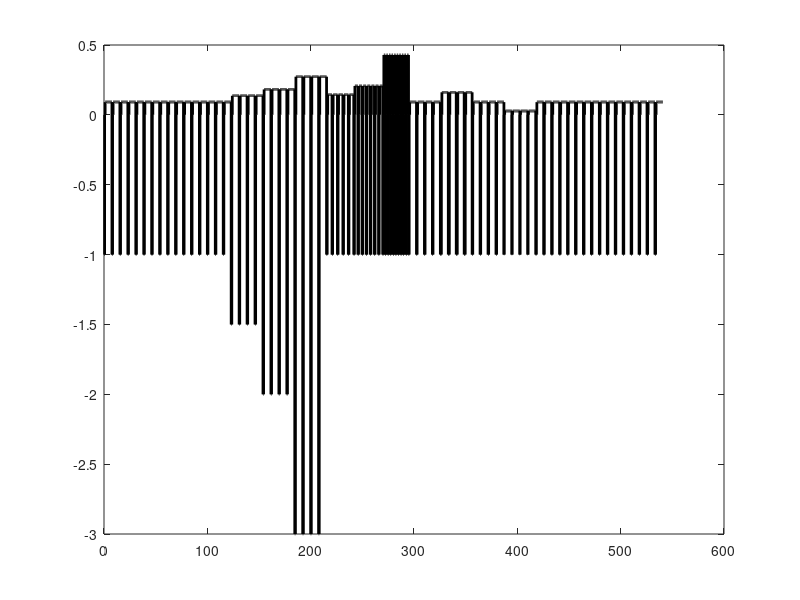

Reproduce this figure in MATLAB. (Note: this script raises an error after producing the figure.)
clear all, close all, clc
addpath E:\Dropbox\wjn_toolbox\

stim_settings = [130,600,1.5;
    130,600,2;
    130,600,3;
    190,600,1;
    250,600,1;
    400,600,1;
    130,600,1;
    130,1000,1;
    130,600,1;
    130,200,1];
fdur= .025;

fsample = 100000;

stim_settings=[repmat([130 600 1],4,1);stim_settings;repmat([130 600 1],4,1)];
master_vector =[];

for i = 1:size(stim_settings,1)
    stim_vector = zeros(1,fdur*fsample);
    
    freq = stim_settings(i,1);
    pw = stim_settings(i,2);
    amp = stim_settings(i,3);
    stim_interval = round(fsample/freq);
    negative_samples = round(pw/1000/1000*fsample);
    neutral_samples = round(500/1000/1000*fsample);
    positive_samples = round(stim_interval-negative_samples-neutral_samples);
    for a=1:stim_interval:length(stim_vector)
        stim_vector(a:a+negative_samples)=-amp;
        stim_vector(a+negative_samples:a+negative_samples+neutral_samples)=0;
        stim_vector(a+negative_samples+neutral_samples:a+negative_samples+neutral_samples+positive_samples)=negative_samples/positive_samples*amp;
    end
    master_vector=[master_vector stim_vector];
end
time = linspace(0,length(master_vector)/fsample*1000,length(master_vector));
%%
close all
figure,plot(time,master_vector,'color','k','linewidth',2)
figone(10,40)
ylim([-3.5 .75])
axis off
box off
clear frames
for a = 1:time(end)-180
    if a+100>120 && a+100 <= 210
        title('AMPLITUDE','FontSize',30)
    elseif a+100>210 && a+100 <= 298
        title('FREQUENCY','FontSize',30)
    elseif a+100>298 && a+100 <= 415
        title('PULSE WIDTH','FontSize',30)
    else
        title('STANDARD','FontSize',30)
    end
    xlim([a a+100])
    frames(a)=getframe(gcf);
%     drawnow
%     pause(0.03)
end
v = VideoWriter('stimulation_settings.mp4','MPEG-4');
v.FrameRate = 30;
open(v)
writeVideo(v,frames)
close(v)
